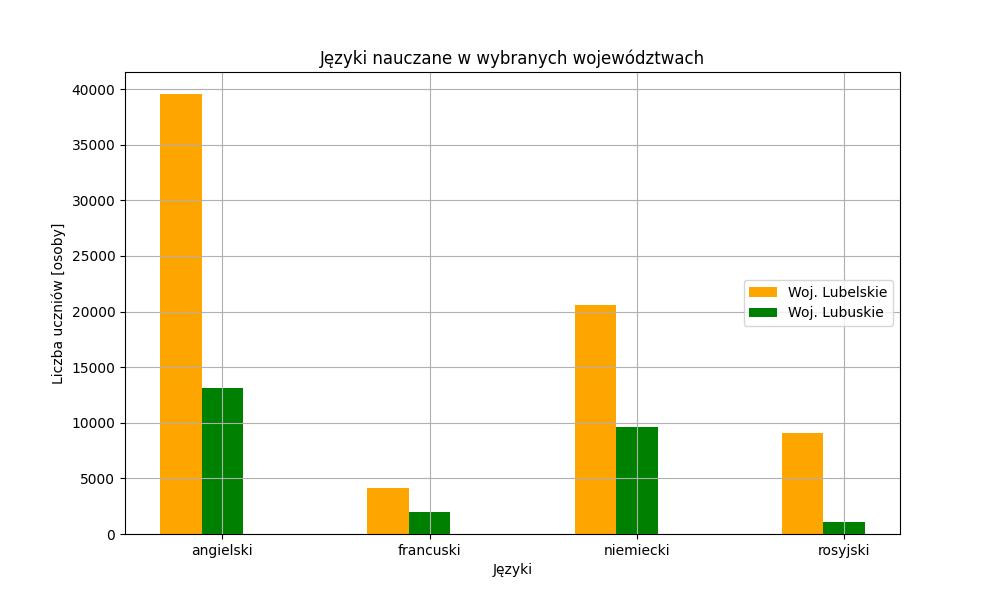

Source code (Python):
import pandas as pd
import matplotlib.pyplot as plt
import numpy as np

def loadFile(fileName):
    data_frame = pd.read_excel(fileName)
    return data_frame

def manageData(data_frame):
    lubel_data = data_frame.iloc[0:0].copy()
    lubus_data = data_frame.iloc[0:0].copy()
    lubel_data = data_frame[data_frame["Nazwa"] == "LUBELSKIE"].copy()
    lubus_data = data_frame[data_frame["Nazwa"] == "LUBUSKIE"].copy()
    print(lubel_data)
    print(lubus_data)
    return lubel_data,lubus_data

def createPlot(lubel_data, lubus_data):
    x = np.arange(4) 
    width = 0.2
    plt.figure(figsize=(10, 6))
    plt.title("Języki nauczane w wybranych województwach")
    plt.bar(x-width,lubel_data['Wartość'],width, color='orange')
    plt.bar(x,lubus_data['Wartość'],width, color='green' )
    plt.xticks(x,lubel_data['Języki obce'])
    plt.legend(["Woj. Lubelskie", "Woj. Lubuskie"], loc="center right")
    plt.xlabel("Języki")
    plt.ylabel("Liczba uczniów [osoby]")
    plt.grid(True)
    plt.savefig("task2.jpg", format="jpg")
    plt.show()
    
def main():
    data_frame = loadFile("jezykiobce2.xlsx")
    lubel_data, lubus_data = manageData(data_frame)
    createPlot(lubel_data, lubus_data)
    
if __name__ == "__main__":
    main()